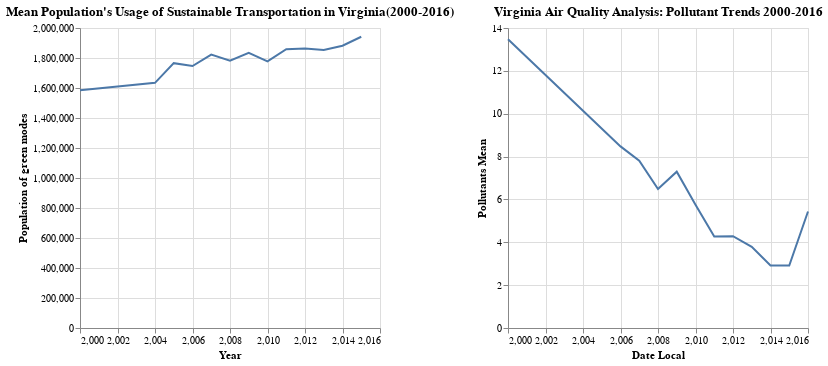

Notebook code for this chart:
### Code cell
trans | gases

### Figure 1 — Vega-Lite specification as saved in the notebook (floating-point values rounded to 4 significant figures; data arrays with more than 128 entries replaced by an {"elided": "..."} marker saying what was removed)
{"config": {"view": {"continuousWidth": 300, "continuousHeight": 300}}, "hconcat": [{"data": {"name": "data-67fa3fd57aaf7e0c082406765e5f15bd"}, "mark": {"type": "line"}, "encoding": {"x": {"field": "Year", "type": "quantitative"}, "y": {"field": "Population of green modes", "type": "quantitative"}}, "name": "view_1", "title": {"text": {"expr": " \"Mean Population's Usage of Sustainable Transportation in \" +param_2.States+ \"(2000-2016)\""}}, "transform": [{"filter": {"param": "param_2"}}]}, {"data": {"name": "data-710cc1cf0cfc82ebc18fa274be4beb2e"}, "mark": {"type": "line"}, "encoding": {"x": {"field": "Date Local", "type": "quantitative"}, "y": {"field": "Pollutants Mean", "type": "quantitative"}}, "name": "view_2", "title": {"text": {"expr": "param_1.State+ \" Air Quality Analysis: Pollutant Trends 2000-2016\""}}, "transform": [{"filter": {"param": "param_1"}}]}], "params": [{"name": "param_2", "select": {"type": "point", "fields": ["States"]}, "bind": {"input": "select", "options": ["Alabama", "Alaska", "Arizona", "Arkansas", "California", "Colorado", "Connecticut", "Delaware", "District of Columbia", "Florida", "Georgia", "Hawaii", "Idaho", "Illinois", "Indiana", "Iowa", "Kansas", "Kentucky", "Louisiana", "Maine", "Maryland", "Massachusetts", "Michigan", "Minnesota", "Mississippi", "Missouri", "Montana", "Nebraska", "Nevada", "New Hampshire", "New Jersey", "New Mexico", "New York", "North Carolina", "North Dakota", "Ohio", "Oklahoma", "Oregon", "Pennsylvania", "Rhode Island", "South Carolina", "South Dakota", "Tennessee", "Texas", "United States", "Utah", "Vermont", "Virginia", "Washington", "West Virginia", "Wisconsin", "Wyoming"], "name": "Green Commutes Across States:  "}, "value": "Virginia", "views": ["view_1"]}, {"name": "param_1", "select": {"type": "point", "fields": ["State"]}, "bind": {"input": "select", "options": ["Alabama", "Alaska", "Arizona", "Arkansas", "California", "Colorado", "Connecticut", "Country Of Mexico", "Delaware", "District Of Columbia", "Florida", "Georgia", "Hawaii", "Idaho", "Illinois", "Indiana", "Iowa", "Kansas", "Kentucky", "Louisiana", "Maine", "Maryland", "Massachusetts", "Michigan", "Minnesota", "Missouri", "Nevada", "New Hampshire", "New Jersey", "New Mexico", "New York", "North Carolina", "North Dakota", "Ohio", "Oklahoma", "Oregon", "Pennsylvania", "Rhode Island", "South Carolina", "South Dakota", "Tennessee", "Texas", "Utah", "Virginia", "Washington", "Wisconsin", "Wyoming"], "name": "Air Quality Across States:  "}, "value": "Virginia", "views": ["view_2"]}], "$schema": "https://vega.github.io/schema/vega-lite/v5.17.0.json", "datasets": {"data-67fa3fd57aaf7e0c082406765e5f15bd": {"elided": "676 records"}, "data-710cc1cf0cfc82ebc18fa274be4beb2e": {"elided": "496 records"}}}
